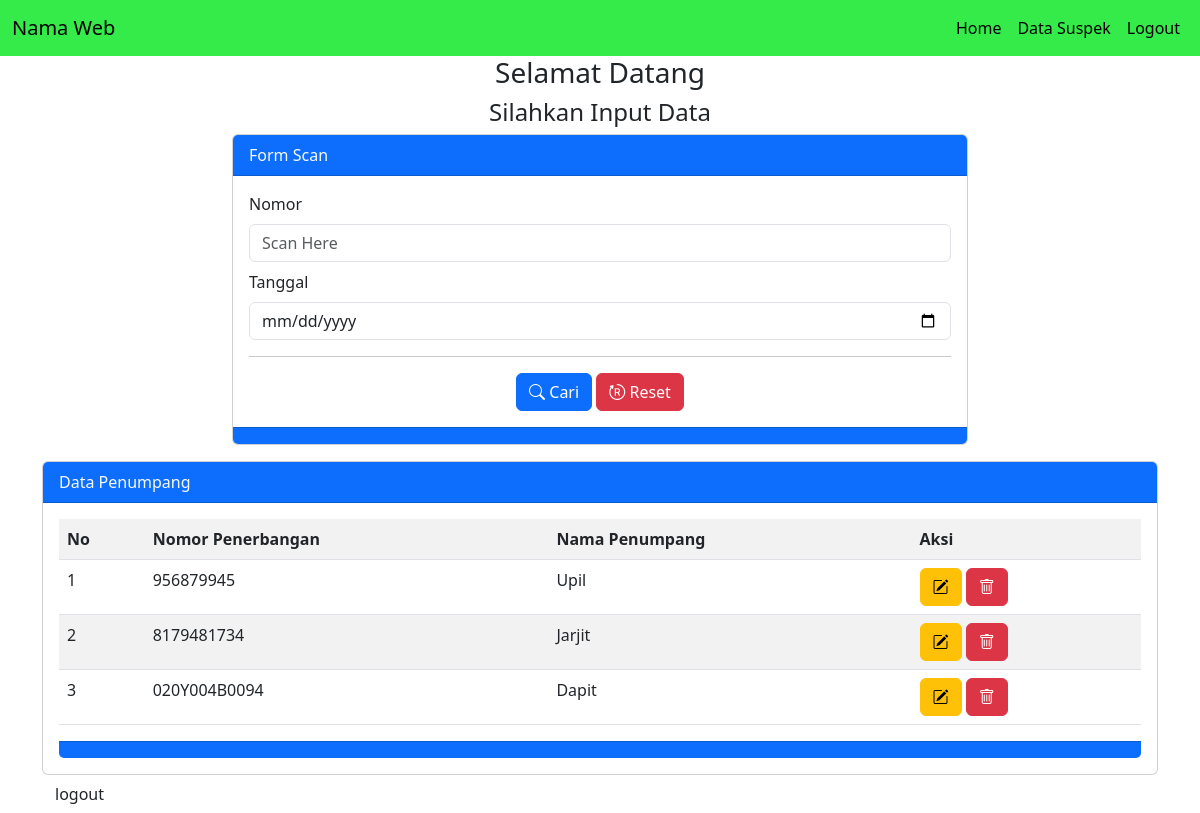
Before: /dash.php (signed in) with the older database file.
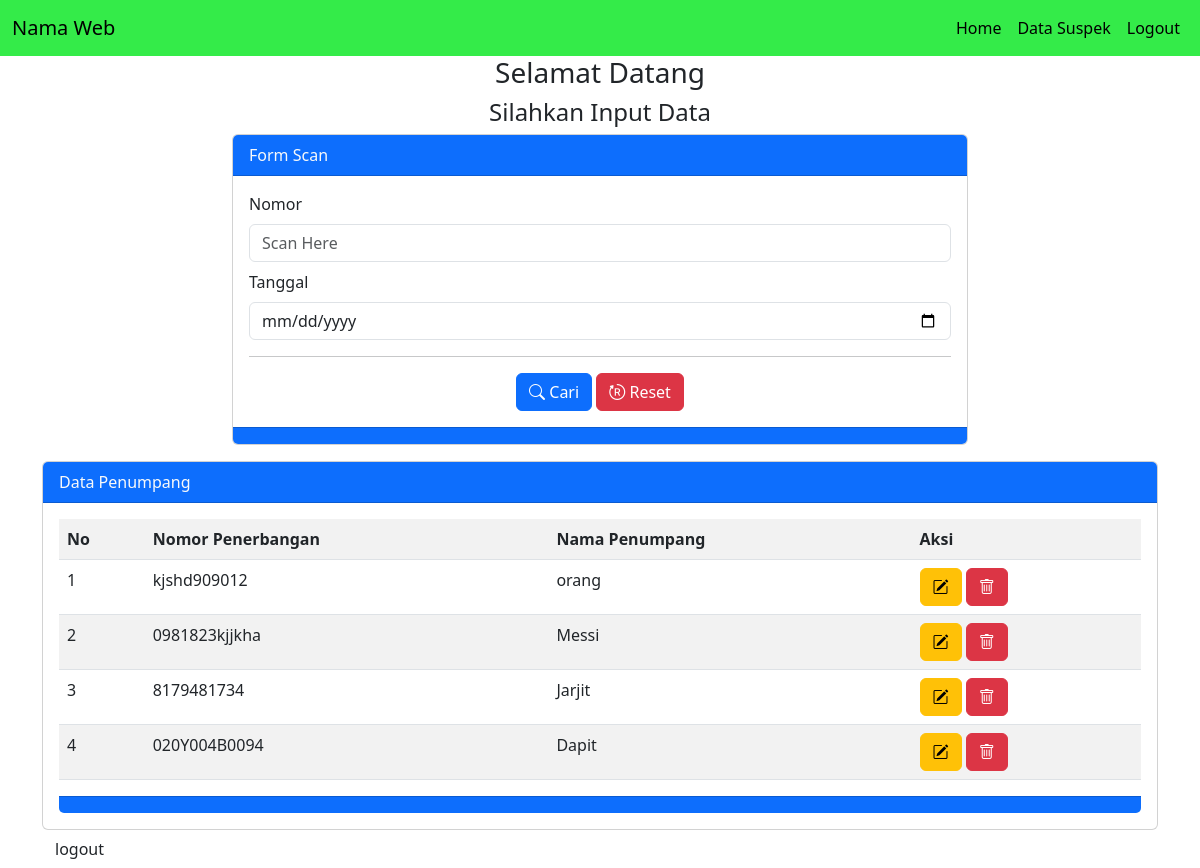
After: the same page with the newer database file.
### tables this page shows
CREATE TABLE `tb_penumpang` (
  `id_penumpang` int(255) NOT NULL,
  `nomor` varchar(255) NOT NULL,
  `nama_penumpang` varchar(255) NOT NULL
);

### dash.php (the view, shortened to what this page needs)
<?php
    include 'db.php';
?>
<!doctype html>
<html lang="en">
  <head>
    <link href="https://cdn.jsdelivr.net/npm/bootstrap@5.3.0-alpha2/dist/css/bootstrap.min.css" rel="stylesheet">
    <link rel="stylesheet" href="https://cdn.jsdelivr.net/npm/bootstrap-icons@1.10.4/font/bootstrap-icons.css">
  </head>
  <body>
    <nav class="navbar navbar-expand-lg" style="background-color: #34eb49;">
  <div class="container-fluid">
    <a class="navbar-brand" href="#">Nama Web</a>
    <div class="collapse navbar-collapse" id="navbarSupportedContent">
      <ul class="navbar-nav ml-auto ms-auto">
        <li class="nav-item">
          <a class="nav-link active" aria-current="page" href="#">Home</a>
        </li>
        <li class="nav-item">
          <a class="nav-link active" aria-current="page" href="suspek.php">Data Suspek</a>
        </li>
        <li class="nav-item">
          <a class="nav-link active" aria-current="page" href="logout.php">Logout</a>
        </li>
      </ul>
    </div>
  </div>
</nav>
    <div class="container">
        <h3 class="text-center">Selamat Datang</h3>
        <h4 class="text-center">Silahkan Input Data</h4>
        <div class="row">
            <div class="col-md-8 mx-auto">
                <div class="card">
                    <div class="card-header bg-primary text-light">
                        Form Scan
                    </div>
                    <div class="card-body">
                        <form action="" method="POST" enctype="multipart/form-data">
                            <div class="mb-2">
                                <label class="form-label">Nomor</label>
                                <input type="text" name="tcari" value="<?php if(isset($_POST['bcari'])){echo $_POST['bcari'];} ?>" class="form-control" placeholder="Scan Here">
                            </div>
                                <div class="col">
                                <div class="mb-2">
                                <label class="form-label">Tanggal</label>
                                <input type="date" name="tTanggal" class="form-control" placeholder="Masukkan Tanggal">
                                </div>
                            </div>
                        <div class="text-center">
                            <hr>
                            <button class="btn btn-primary bi bi-search" name="bcari" type="submit"> Cari</button>
                            <button class="btn btn-danger bi bi-bootstrap-reboot" name="breset" type="Batalkan"> Reset</button>
                        </div>
                        </form>
                    </div>
                    <div class="card-footer bg-primary">
                    </div>
                </div>
            </div>
        </div>
                <div class="card mt-3">
                    <div class="card-header bg-primary text-light">
                        Data Penumpang
                    </div>
                    <div class="card-body">
                        <div class="table-responsive">
                        <table class="table table-striped table-hover">
                            <tr>
                                <th>No</th>
                                <th>Nomor Penerbangan</th>
                                <th>Nama Penumpang</th>
                                <th>Aksi</th>
                        </tr>
                            <?php
                            $no = 1;
                            if(isset($_POST['bcari'])){
                                $keyword = $_POST['tcari'];
                                $q= "SELECT * FROM tb_penumpang WHERE CONCAT('',nama_penumpang, nomor) like '%$keyword%' order BY id_penumpang DESC;";
                            }
                            else{
                                $q = "SELECT * FROM tb_penumpang order by id_penumpang DESC";
                            }
                            $tampil = mysqli_query($conn, $q);
                            while($data = mysqli_fetch_array($tampil)) {
                            ?>
                            <tr>
                                <td><?= $no++ ?></td>
                                <td><?= $data['nomor'] ?></td>
                                <td><?= $data['nama_penumpang'] ?></td>
                                <td>
                                <a href="edit-data.php?id=<?php echo $data['id_penumpang'] ?>"><button class="btn btn-warning bi bi-pencil-square" name="bedit" type="submit"></button></a>
                                <a href="hapus.php?idp=<?php echo $data['id_penumpang'] ?>" onclick="return confirm('Yakin ingin menghapus ?')"><button class="btn btn-danger bi bi-trash" name="bedit" type="submit"></button></a>
                                </td>
                            </tr>
                            <?php } ?>
                        </table>
                    </div>
                    <div class="card-footer bg-primary">
                    </div>
                </div>
     </div>
    <a href="logout.php" class="btn btn-person">logout</a>
  </body>
</html>

Changed rows visible on the page:
removed tb_penumpang: nomor "956879945", nama_penumpang "Upil"
added tb_penumpang: nomor "kjshd909012", nama_penumpang "orang"
added tb_penumpang: nomor "0981823kjjkha", nama_penumpang "Messi"
